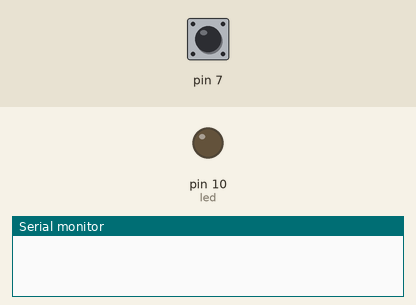
This sketch was run on a simulated Arduino Uno, built with avr-gcc and run on an emulated ATmega328P. Parts: output pins drawn as LEDs (lit = HIGH), the last lines printed to the serial monitor. The test bench sets the inputs (shaded band); at power-on: pin 7 HIGH.

Above: at 1.2 s.
1.3 s: pin 7 pulled LOW for 0.15 s
At 2.3 s:
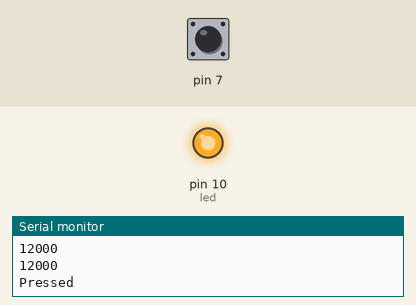
4.3 s: pin 7 pulled LOW for 1 s
At 4.46 s:
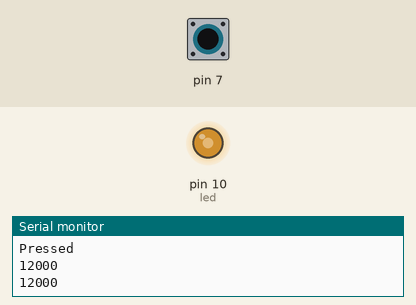
Timing chart, 0 to 7.3 s (numbered marks = the images above; inputs shaded):
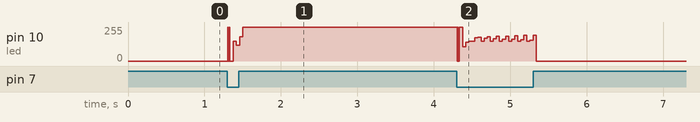

Measured:
- after the input at 1.3 s, pin 10 (led): 0/255 → 255/255 at once

The sketch:

cap_touch.ino
```cpp
#include <CapacitiveSensor.h>
CapacitiveSensor cs_7_8 = CapacitiveSensor(2,7); //10M Resistor between pins 7 and 8, you may also connect an antenna on pin 8
unsigned long csSum;
const int led = 10;
int var = 0;

void setup() {
    Serial.begin(9600);
    pinMode(led, OUTPUT);
}

void loop() {
    CSread();
}

void CSread() {
    long cs = cs_7_8.capacitiveSensor(80); //a: Sensor resolution is set to 80
	if (cs > 500) { //b: Arbitrary number
		csSum += cs;
		Serial.println(csSum);
		while (csSum >= 5000 && var == 0) {
			digitalWrite(led, HIGH);
			var = 1;
			Serial.println("Pressed");
			if (csSum > 0) { csSum = 0; } //Reset
			cs_7_8.reset_CS_AutoCal(); //Stops readings
		}
		while (csSum >= 3800 && var == 1)  {
			digitalWrite(led, LOW);
			var = 0;
			if (csSum > 0) { csSum = 0; } //Reset
			cs_7_8.reset_CS_AutoCal(); //Stops readings
		}
	}
}
```
